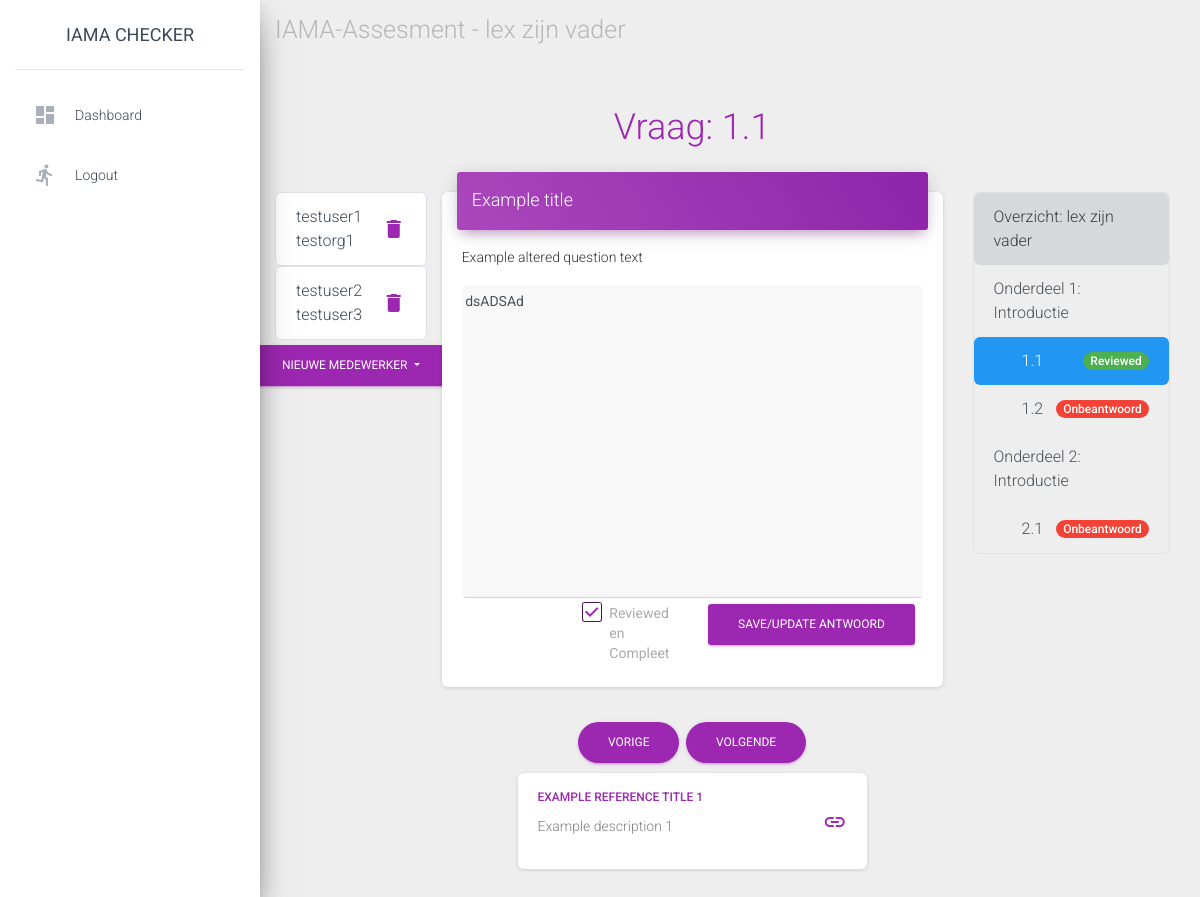
The app's page /assesments/7/question/2 (signed in), older data.
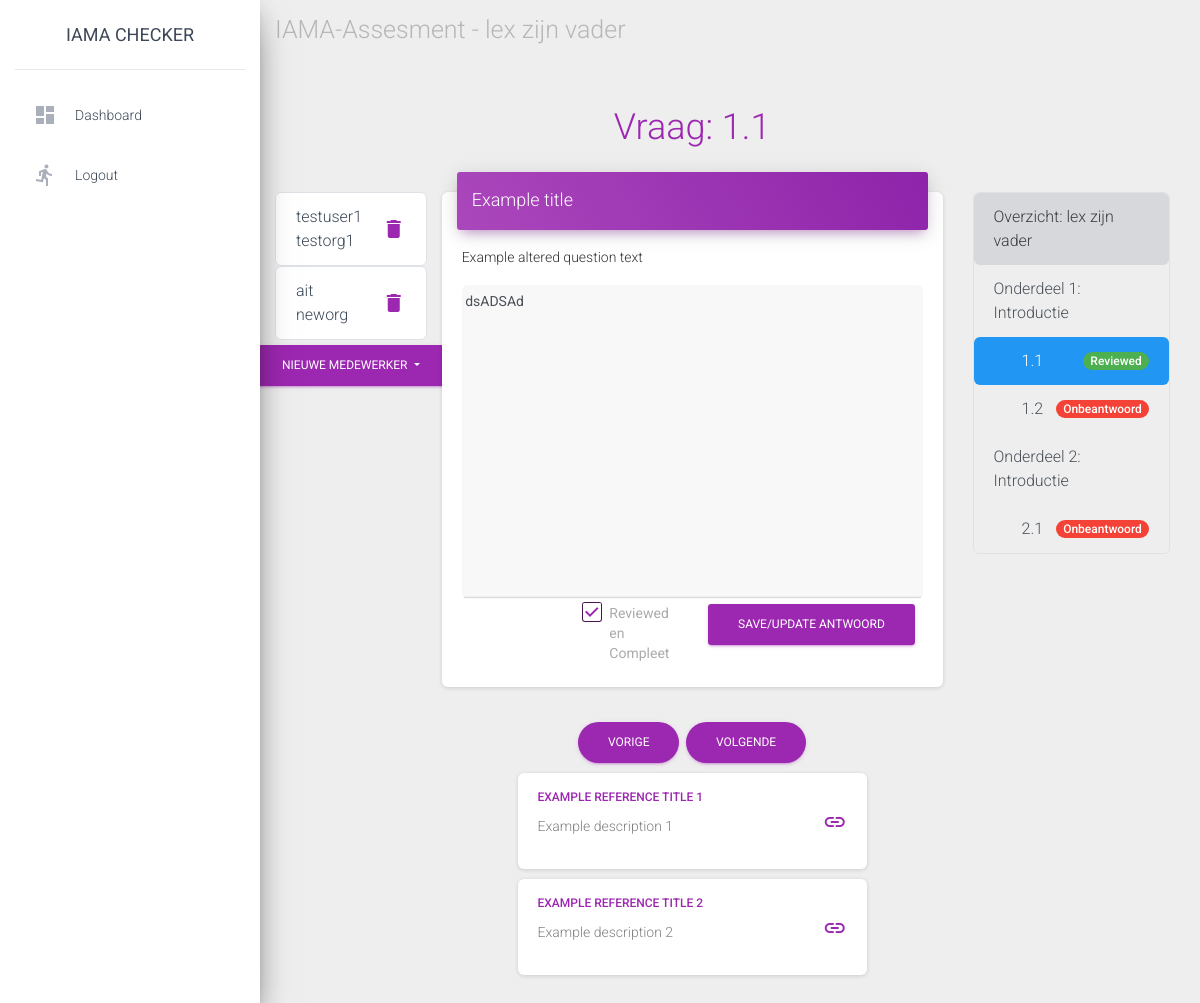
The same page, newer data.
### base/models.py (models this page shows)
class Assesment(models.Model):
    name = models.CharField(max_length=40)# Name of the assesment
    organisation = models.CharField(max_length=50)# Name of the organisation performing the assesment
    complete_status = models.BooleanField(default=False)# Complete when all questions have been answered
    date_last_saved = models.DateField(auto_now=True)# Automatically saves new value when this object is saved
    user = models.ForeignKey(User, on_delete=models.CASCADE, default=user_pk_sentinel)

class Question(models.Model):
    question_title = models.CharField(max_length=140, default="Question title")
    question_text = models.TextField()# Content to display
    question_phase = models.IntegerField() # Phase number of the question
    question_number = models.IntegerField() # Question number in the phase

class Collaborator(models.Model):
    name = models.CharField(max_length=40)
    organisation = models.CharField(max_length=60)
    answers = models.ManyToManyField(Answer)

class Answer(models.Model):
    class Status(models.TextChoices):
        RV = "RV", "reviewed"
        AW = "AW", "answered"
        UA = "UA", "unanswered"
    status = models.CharField(max_length=3, choices=Status.choices, default=Status.UA)# Whether it's correctly filled in or not
    answer_content = models.TextField(default="") # Content of the answer
    assesment_id = models.ForeignKey(Assesment, on_delete=models.CASCADE, default=0)# Related assesment
    question_id = models.ForeignKey(Question, on_delete=models.CASCADE, default=0) # Related question
    user = models.ForeignKey(User, on_delete=models.CASCADE, default=user_pk_sentinel)# User that answers

class Reference(models.Model):
    title = models.CharField(max_length=64, default="Example title")
    description = models.TextField()
    url = models.URLField(max_length=128)
    questions = models.ManyToManyField(Question)

### base/views.py (the view)
# urls.py: path("assesments/<int:assesment_id>/question/<int:question_id>", views.question_detail, name="question_detail"),
@login_required
def question_detail(request, assesment_id, question_id):
    try:
        assesment = Assesment.objects.get(pk=assesment_id)
        question = Question.objects.get(pk=question_id)
    except (KeyError, Assesment.DoesNotExist):
        return HttpResponse("Page doesn't exist, 404 page comes later")
    buttons = {
        "next": question.id + 1,
        "prev": question.id - 1
    }
    index_context_objects = {
        "question_list": request.session.get("questions", create_question_list()),
        "status_list": get_complete_status(request, assesment),
    }
    if question.question_number == 0:
        context = {
            "assesment": assesment,
            "question": question,
            "index_context_objects": index_context_objects,
            "buttons": buttons,
            "reference_list": Reference.objects.filter(questions__question_phase=question.phase),
        }
        return render(request, "base/phase_intro.html", context)
    else:
        try:
            answer = Answer.objects.get(question_id=question.pk, user__pk=request.user.pk, assesment_id=assesment.id)
        except (KeyError, Answer.DoesNotExist):
            answer = Answer(assesment_id=assesment, question_id=question, user=request.user, status=Answer.Status.UA)
            answer.save()
        context = {
            "assesment": assesment,
            "question": question,
            "answer": answer,
            "index_context_objects": index_context_objects,
            "buttons": buttons,
            "collab_list": Collaborator.objects.filter(answers=answer),
            "reference_list": Reference.objects.filter(questions=question),
            "collab_options": get_collab_options(assesment, answer)
        }
        return render(request, "base/q_detail.html", context)

### base/templatetags/base_extra.py (called while the page is built)
@register.filter()
def key(dict, key):
    return dict[str(key)]

@register.filter()
def is_reviewed(status):
    return status == Answer.Status.RV

### base/views.py (called while the page is built)
def get_collab_options(assesment, curr_answer):
    return_collab = []
    answers = Answer.objects.filter(assesment_id=assesment.pk)
    for answer in answers:
        options = answer.collaborator_set.all()
        exclude = curr_answer.collaborator_set.all()
        to_append = [option for option in options if option not in exclude]
        return_collab.extend(to_append)
    return return_collab

def create_question_list():
    color = [
        "#007bc760",
        "#42145f60",
        "#a9006160",
        "#ffb61260"
    ]
    current_phase = 1# Counter
    questions = []# List to append
    while (question_list := Question.objects.filter(question_phase=current_phase).order_by("question_number")):
        questions.append({"phase_num": current_phase, "question_list": question_list, "list_item_color": color[current_phase - 1]})
        current_phase += 1
    return questions

### base/templates/base/q_detail.html (shortened to what this page needs)
{% extends "base/base.html" %}
{% load base_extra %}
{% block navigation %}<a href="{% url 'base:detail' assesment.id %}" style="color:grey">IAMA-Assesment - {{ assesment.name }}</a>{% endblock %}
{% block content %}
<div class="row">
    <div class="col-md-2"></div>
    <div class="col-md-7 text-center">
        <h2 class="text-primary">Vraag: {{ question.question_phase }}.{{ question.question_number }} </h2>
    </div>
    <div class="col"></div>
</div>
<div class="row">
    <div class="col-md-2" style="padding: 0; margin-top: 30px">
        {% include 'base/collaborators.html' with collab_list=collab_list assesment_id=assesment.id question_id=question.id answer_id=answer.id collab_options=collab_options %}
    </div>
    <div class="col">
        <div class="card">
            <div class="card-header card-header-primary">
                <h4 class="card-title"> {{ question.question_title }} </h4>
            </div>
            <div class="card-body">
                <form action="{% url 'base:save_answer' assesment.id question.id %}" method="post">
                    <p> {{ question.question_text }} </p>
                    <textarea class="form-control rounded" name="answer_content" rows="15" style="background-color: #F8F8F8"> {{ answer.answer_content }} </textarea>
                    <div class="row">
                        <div class="col-md-3"></div>
                        <div class="col-md-3 d-flex justify-content-center align-items-center">
                            <div class="form-check">
                                <label class="form-check-label"> Reviewed en Compleet
                                <span class="form-check-sign">
                                    <span class="check"></span>
                                </span>
                                </label>
                            </div>
                        </div>
                        <div class="col-md-3"><button type="submit" name="save_answer" class="btn btn-primary">Save/Update Antwoord</button></div>
                        <div class="col-md-3"></div>
                    </div>
                </form>
            </div>
        </div>
    </div>
    <div class="col-md-3" style="padding-top: 30px">
        {% include 'base/q_index.html' with assesment=assesment question_list=index_context_objects.question_list current_question=question.id status_list=index_context_objects.status_list %}
    </div>
</div>
<div class="row">
    <div class="col-md-2"></div>
    <div class="col text-center">
        {% if question.id != 1 %}
            <a href="{% url 'base:question_detail' assesment.id buttons.prev %}" class="btn btn-primary btn-round">Vorige</a>
        {% endif %}
        <a href="{% url 'base:question_detail' assesment.id buttons.next %}" class="btn btn-primary btn-round">Volgende</a>
    </div>
    <div class="col-md-3"></div>
</div>
{% include 'includes/reference_list.html' with reference_list=reference_list %}
{% endblock %}

### base/templates/base/base.html (shortened to what this page needs)
{% load static %}
 <!DOCTYPE html>
 <html lang="en">
 <head>
   <link rel="stylesheet" href="https://maxcdn.bootstrapcdn.com/font-awesome/latest/css/font-awesome.min.css">
   <link href="{% static 'base/material-dashboard.css' %}" rel="stylesheet" />
 </head>
 <body class="">
   <div class="wrapper ">
     {% include 'base/sidebar.html' %}
     <div class="main-panel">
      <nav class="navbar navbar-expand-lg navbar-transparent navbar-absolute fixed-top ">
        <div class="container-fluid">
          <div class="navbar-wrapper">
            <div class="navbar-text" style="color: grey; opacity: 0.5;">{% block navigation %}{% endblock %}
            </div>
          </div>
        </div>
    </nav>
       <div class="content">
         <div class="container-fluid">
           {% block content %}{% endblock content %}
         </div>
       </div>
     </div>
   </div>
 </body>
 </html>

### base/templates/base/sidebar.html
<div class="sidebar" data-color="purple" data-background-color="white">
    <div class="logo">
      <div class="simple-text logo-normal">IAMA Checker</div>
    </div>
    <div class="sidebar-wrapper">
      <ul class="nav">
      {% if request.user.is_authenticated %}
        <li class="nav-item {% if 'index' in segment %} active {% endif %}">
          <a class="nav-link" href="/">
            <i class="material-icons">dashboard</i>
            <p>Dashboard</p>
          </a>
        </li>
        <li class="nav-item ">
          <a class="nav-link" href="{% url 'logout' %}" >
            <i class="material-icons">directions_run</i>
            <p>Logout</p>
          </a>
        </li>
      {% endif %}
      </ul>
    </div>
  </div>

### base/templates/base/collaborators.html (shortened to what this page needs)
{% load base_extra %}
<ul class="list-group rounded">
    {% for collab in collab_list %}
        <li class="list-group-item border rounded d-flex justify-content-between" style="background-color: white;">
            <div class="">
                <p style="margin-bottom: 0px"> {{collab.name}} </p>
                <p style="margin-bottom: 0px"> {{collab.organisation}} </p>
            </div>
            <div class="d-flex align-items-center">
                <a href="#" data-toggle="modal" data-target="#delete_modal{{ collab.id }}">
                    <i class="material-icons">delete</i>
                </a>
            </div>
        </li>
    {% endfor %}
</ul>
<div class="d-flex justify-content-center">
    <div class="dropdown">
        <button class="btn btn-primary dropdown-toggle" type="button" id="dropdownMenuButton" data-toggle="dropdown" aria-haspopup="true" aria-expanded="false">
          Nieuwe Medewerker
        </button>
    </div>
</div>

### base/templates/base/q_index.html
{% load base_extra %}
<div class="list-group rounded border" style="border-color:grey">
    <a href="{% url 'base:detail' assesment.id %}" class="list-group-item list-group-item-action list-group-item-secondary rounded">
        Overzicht: {{ assesment.name }}
    </a>
    {% for phase in question_list %}
        {% for question in phase.question_list %}
            {% if question.question_number == 0 %}
                {% if current_question == question.id %}
                    <a href="{% url 'base:question_detail' assesment.id question.id %}" class="list-group-item list-group-item-action active rounded">
                        Onderdeel {{ phase.phase_num }}: Introductie
                    </a>
                {% else %}
                    <a href="{% url 'base:question_detail' assesment.id question.id %}" class="list-group-item list-group-item-action rounded">
                        Onderdeel {{ phase.phase_num }}: Introductie
                    </a>
                {% endif %}
            {% else %}
                {% if current_question == question.id %}
                    <a href="{% url 'base:question_detail' assesment.id question.id %}" class="list-group-item list-group-item-action d-flex justify-content-between align-items-center active rounded"
                    style="padding-left: 3em">
                        {{ question.question_phase }}.{{ question.question_number }} {{ status_list|key:question.id|safe }}
                    </a>
                {% else %}
                    <a href="{% url 'base:question_detail' assesment.id question.id %}" class="list-group-item list-group-item-action d-flex justify-content-between align-items-center rounded"
                    style="padding-left: 3em">
                        {{ question.question_phase }}.{{ question.question_number }} {{ status_list|key:question.id|safe }}
                    </a>
                {% endif %}
            {% endif %}
        {% endfor %}
    {% endfor %}
</div>

### base/templates/includes/reference_list.html
{% for reference in reference_list %}
<div class="row">
    <div class="offset-md-3 col-md-5">
        <div class="card" style="margin-bottom: 5px; margin-top: 5px">
            <div class="card-body d-flex justify-content-between">
                <div>
                    <h6 class="text-primary">{{ reference.title }}</h6>
                    <p style="color: grey"> {{ reference.description }} </p>
                </div>
                <div class="d-flex align-items-center">
                    <a href="{{ reference.url }}">
                        <i class="material-icons">link</i>
                    </a>
                </div>
            </div>
        </div>
    </div>
</div>
{% endfor %}

Row changes from the older to the newer data that the page shows:
no longer on this page (row unchanged): Collaborator: name "testuser2", organisation "testuser3"
added Collaborator: name "ait", organisation "neworg"
added Reference: title "EXAMPLE REFERENCE TITLE 2", description "Example description 2"
